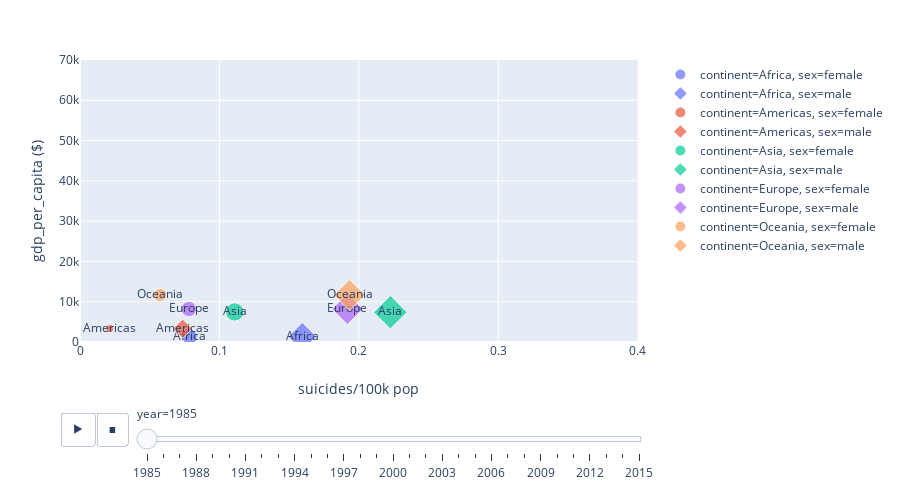

The code cell stored with this chart in its notebook:
### Markdown cell above
Usaremos 4 paramentros basicamente:
* animation_frame: especifica a dimensão da nossa animação
* animation_group: especifica os dados (a coluna) que serão animados
* range_x e range_y: range dos valores de x e y
* text: labels dos continentes para todos os pontos, para uma visualização melhor

### Code cell
fig = px.scatter(suicides_gby_Continent,x = 'suicides/100k pop', y = 'gdp_per_capita ($)', 
                 color='continent', width=900, height=500, size ='suicides/100k pop', 
                 symbol='sex', animation_frame='year', animation_group='continent', 
                 range_x=[0,0.4], range_y=[0,70000], text='continent')

fig.show()

### Figure 1 — Plotly figure (JSON) as saved in the notebook; plotly's stock layout.template omitted (floating-point values rounded to 4 significant figures)
{"data": [{"hoverlabel": {"namelength": 0}, "hovertemplate": "continent=%{text}<br>sex=female<br>year=1985<br>suicides/100k pop=%{marker.size}<br>gdp_per_capita ($)=%{y}", "ids": ["Africa"], "legendgroup": "continent=Africa, sex=female", "marker": {"color": "#636efa", "size": [0.07867], "sizemode": "area", "sizeref": 0.0006647, "symbol": "circle"}, "mode": "markers+text", "name": "continent=Africa, sex=female", "showlegend": true, "text": ["Africa"], "type": "scatter", "x": [0.07867], "xaxis": "x", "y": [1328.0], "yaxis": "y"}, {"hoverlabel": {"namelength": 0}, "hovertemplate": "continent=%{text}<br>sex=male<br>year=1985<br>suicides/100k pop=%{marker.size}<br>gdp_per_capita ($)=%{y}", "ids": ["Africa"], "legendgroup": "continent=Africa, sex=male", "marker": {"color": "#636efa", "size": [0.1594], "sizemode": "area", "sizeref": 0.0006647, "symbol": "diamond"}, "mode": "markers+text", "name": "continent=Africa, sex=male", "showlegend": true, "text": ["Africa"], "type": "scatter", "x": [0.1594], "xaxis": "x", "y": [1328.0], "yaxis": "y"}, {"hoverlabel": {"namelength": 0}, "hovertemplate": "continent=%{text}<br>sex=female<br>year=1985<br>suicides/100k pop=%{marker.size}<br>gdp_per_capita ($)=%{y}", "ids": ["Americas"], "legendgroup": "continent=Americas, sex=female", "marker": {"color": "#EF553B", "size": [0.02135], "sizemode": "area", "sizeref": 0.0006647, "symbol": "circle"}, "mode": "markers+text", "name": "continent=Americas, sex=female", "showlegend": true, "text": ["Americas"], "type": "scatter", "x": [0.02135], "xaxis": "x", "y": [3335.0], "yaxis": "y"}, {"hoverlabel": {"namelength": 0}, "hovertemplate": "continent=%{text}<br>sex=male<br>year=1985<br>suicides/100k pop=%{marker.size}<br>gdp_per_capita ($)=%{y}", "ids": ["Americas"], "legendgroup": "continent=Americas, sex=male", "marker": {"color": "#EF553B", "size": [0.07361], "sizemode": "area", "sizeref": 0.0006647, "symbol": "diamond"}, "mode": "markers+text", "name": "continent=Americas, sex=male", "showlegend": true, "text": ["Americas"], "type": "scatter", "x": [0.07361], "xaxis": "x", "y": [3312.0], "yaxis": "y"}, {"hoverlabel": {"namelength": 0}, "hovertemplate": "continent=%{text}<br>sex=female<br>year=1985<br>suicides/100k pop=%{marker.size}<br>gdp_per_capita ($)=%{y}", "ids": ["Asia"], "legendgroup": "continent=Asia, sex=female", "marker": {"color": "#00cc96", "size": [0.111], "sizemode": "area", "sizeref": 0.0006647, "symbol": "circle"}, "mode": "markers+text", "name": "continent=Asia, sex=female", "showlegend": true, "text": ["Asia"], "type": "scatter", "x": [0.111], "xaxis": "x", "y": [7467.0], "yaxis": "y"}, {"hoverlabel": {"namelength": 0}, "hovertemplate": "continent=%{text}<br>sex=male<br>year=1985<br>suicides/100k pop=%{marker.size}<br>gdp_per_capita ($)=%{y}", "ids": ["Asia"], "legendgroup": "continent=Asia, sex=male", "marker": {"color": "#00cc96", "size": [0.2226], "sizemode": "area", "sizeref": 0.0006647, "symbol": "diamond"}, "mode": "markers+text", "name": "continent=Asia, sex=male", "showlegend": true, "text": ["Asia"], "type": "scatter", "x": [0.2226], "xaxis": "x", "y": [7382.0], "yaxis": "y"}, {"hoverlabel": {"namelength": 0}, "hovertemplate": "continent=%{text}<br>sex=female<br>year=1985<br>suicides/100k pop=%{marker.size}<br>gdp_per_capita ($)=%{y}", "ids": ["Europe"], "legendgroup": "continent=Europe, sex=female", "marker": {"color": "#ab63fa", "size": [0.07813], "sizemode": "area", "sizeref": 0.0006647, "symbol": "circle"}, "mode": "markers+text", "name": "continent=Europe, sex=female", "showlegend": true, "text": ["Europe"], "type": "scatter", "x": [0.07813], "xaxis": "x", "y": [8199.0], "yaxis": "y"}, {"hoverlabel": {"namelength": 0}, "hovertemplate": "continent=%{text}<br>sex=male<br>year=1985<br>suicides/100k pop=%{marker.size}<br>gdp_per_capita ($)=%{y}", "ids": ["Europe"], "legendgroup": "continent=Europe, sex=male", "marker": {"color": "#ab63fa", "size": [0.1918], "sizemode": "area", "sizeref": 0.0006647, "symbol": "diamond"}, "mode": "markers+text", "name": "continent=Europe, sex=male", "showlegend": true, "text": ["Europe"], "type": "scatter", "x": [0.1918], "xaxis": "x", "y": [8187.0], "yaxis": "y"}, {"hoverlabel": {"namelength": 0}, "hovertemplate": "continent=%{text}<br>sex=female<br>year=1985<br>suicides/100k pop=%{marker.size}<br>gdp_per_capita ($)=%{y}", "ids": ["Oceania"], "legendgroup": "continent=Oceania, sex=female", "marker": {"color": "#FFA15A", "size": [0.05745], "sizemode": "area", "sizeref": 0.0006647, "symbol": "circle"}, "mode": "markers+text", "name": "continent=Oceania, sex=female", "showlegend": true, "text": ["Oceania"], "type": "scatter", "x": [0.05745], "xaxis": "x", "y": [11660.0], "yaxis": "y"}, {"hoverlabel": {"namelength": 0}, "hovertemplate": "continent=%{text}<br>sex=male<br>year=1985<br>suicides/100k pop=%{marker.size}<br>gdp_per_capita ($)=%{y}", "ids": ["Oceania"], "legendgroup": "continent=Oceania, sex=male", "marker": {"color": "#FFA15A", "size": [0.1933], "sizemode": "area", "sizeref": 0.0006647, "symbol": "diamond"}, "mode": "markers+text", "name": "continent=Oceania, sex=male", "showlegend": true, "text": ["Oceania"], "type": "scatter", "x": [0.1933], "xaxis": "x", "y": [11670.0], "yaxis": "y"}], "layout": {"height": 500, "legend": {"itemsizing": "constant", "tracegroupgap": 0}, "margin": {"t": 60}, "sliders": [{"active": 0, "currentvalue": {"prefix": "year="}, "len": 0.9, "pad": {"b": 10, "t": 60}, "steps": [{"args": [["1985"], {"frame": {"duration": 0, "redraw": false}, "fromcurrent": true, "mode": "immediate", "transition": {"duration": 0, "easing": "linear"}}], "label": "1985", "method": "animate"}, {"args": [["1986"], {"frame": {"duration": 0, "redraw": false}, "fromcurrent": true, "mode": "immediate", "transition": {"duration": 0, "easing": "linear"}}], "label": "1986", "method": "animate"}, {"args": [["1987"], {"frame": {"duration": 0, "redraw": false}, "fromcurrent": true, "mode": "immediate", "transition": {"duration": 0, "easing": "linear"}}], "label": "1987", "method": "animate"}, {"args": [["1988"], {"frame": {"duration": 0, "redraw": false}, "fromcurrent": true, "mode": "immediate", "transition": {"duration": 0, "easing": "linear"}}], "label": "1988", "method": "animate"}, {"args": [["1989"], {"frame": {"duration": 0, "redraw": false}, "fromcurrent": true, "mode": "immediate", "transition": {"duration": 0, "easing": "linear"}}], "label": "1989", "method": "animate"}, {"args": [["1990"], {"frame": {"duration": 0, "redraw": false}, "fromcurrent": true, "mode": "immediate", "transition": {"duration": 0, "easing": "linear"}}], "label": "1990", "method": "animate"}, {"args": [["1991"], {"frame": {"duration": 0, "redraw": false}, "fromcurrent": true, "mode": "immediate", "transition": {"duration": 0, "easing": "linear"}}], "label": "1991", "method": "animate"}, {"args": [["1992"], {"frame": {"duration": 0, "redraw": false}, "fromcurrent": true, "mode": "immediate", "transition": {"duration": 0, "easing": "linear"}}], "label": "1992", "method": "animate"}, {"args": [["1993"], {"frame": {"duration": 0, "redraw": false}, "fromcurrent": true, "mode": "immediate", "transition": {"duration": 0, "easing": "linear"}}], "label": "1993", "method": "animate"}, {"args": [["1994"], {"frame": {"duration": 0, "redraw": false}, "fromcurrent": true, "mode": "immediate", "transition": {"duration": 0, "easing": "linear"}}], "label": "1994", "method": "animate"}, {"args": [["1995"], {"frame": {"duration": 0, "redraw": false}, "fromcurrent": true, "mode": "immediate", "transition": {"duration": 0, "easing": "linear"}}], "label": "1995", "method": "animate"}, {"args": [["1996"], {"frame": {"duration": 0, "redraw": false}, "fromcurrent": true, "mode": "immediate", "transition": {"duration": 0, "easing": "linear"}}], "label": "1996", "method": "animate"}, {"args": [["1997"], {"frame": {"duration": 0, "redraw": false}, "fromcurrent": true, "mode": "immediate", "transition": {"duration": 0, "easing": "linear"}}], "label": "1997", "method": "animate"}, {"args": [["1998"], {"frame": {"duration": 0, "redraw": false}, "fromcurrent": true, "mode": "immediate", "transition": {"duration": 0, "easing": "linear"}}], "label": "1998", "method": "animate"}, {"args": [["1999"], {"frame": {"duration": 0, "redraw": false}, "fromcurrent": true, "mode": "immediate", "transition": {"duration": 0, "easing": "linear"}}], "label": "1999", "method": "animate"}, {"args": [["2000"], {"frame": {"duration": 0, "redraw": false}, "fromcurrent": true, "mode": "immediate", "transition": {"duration": 0, "easing": "linear"}}], "label": "2000", "method": "animate"}, {"args": [["2001"], {"frame": {"duration": 0, "redraw": false}, "fromcurrent": true, "mode": "immediate", "transition": {"duration": 0, "easing": "linear"}}], "label": "2001", "method": "animate"}, {"args": [["2002"], {"frame": {"duration": 0, "redraw": false}, "fromcurrent": true, "mode": "immediate", "transition": {"duration": 0, "easing": "linear"}}], "label": "2002", "method": "animate"}, {"args": [["2003"], {"frame": {"duration": 0, "redraw": false}, "fromcurrent": true, "mode": "immediate", "transition": {"duration": 0, "easing": "linear"}}], "label": "2003", "method": "animate"}, {"args": [["2004"], {"frame": {"duration": 0, "redraw": false}, "fromcurrent": true, "mode": "immediate", "transition": {"duration": 0, "easing": "linear"}}], "label": "2004", "method": "animate"}, {"args": [["2005"], {"frame": {"duration": 0, "redraw": false}, "fromcurrent": true, "mode": "immediate", "transition": {"duration": 0, "easing": "linear"}}], "label": "2005", "method": "animate"}, {"args": [["2006"], {"frame": {"duration": 0, "redraw": false}, "fromcurrent": true, "mode": "immediate", "transition": {"duration": 0, "easing": "linear"}}], "label": "2006", "method": "animate"}, {"args": [["2007"], {"frame": {"duration": 0, "redraw": false}, "fromcurrent": true, "mode": "immediate", "transition": {"duration": 0, "easing": "linear"}}], "label": "2007", "method": "animate"}, {"args": [["2008"], {"frame": {"duration": 0, "redraw": false}, "fromcurrent": true, "mode": "immediate", "transition": {"duration": 0, "easing": "linear"}}], "label": "2008", "method": "animate"}, {"args": [["2009"], {"frame": {"duration": 0, "redraw": false}, "fromcurrent": true, "mode": "immediate", "transition": {"duration": 0, "easing": "linear"}}], "label": "2009", "method": "animate"}, {"args": [["2010"], {"frame": {"duration": 0, "redraw": false}, "fromcurrent": true, "mode": "immediate", "transition": {"duration": 0, "easing": "linear"}}], "label": "2010", "method": "animate"}, {"args": [["2011"], {"frame": {"duration": 0, "redraw": false}, "fromcurrent": true, "mode": "immediate", "transition": {"duration": 0, "easing": "linear"}}], "label": "2011", "method": "animate"}, {"args": [["2012"], {"frame": {"duration": 0, "redraw": false}, "fromcurrent": true, "mode": "immediate", "transition": {"duration": 0, "easing": "linear"}}], "label": "2012", "method": "animate"}, {"args": [["2013"], {"frame": {"duration": 0, "redraw": false}, "fromcurrent": true, "mode": "immediate", "transition": {"duration": 0, "easing": "linear"}}], "label": "2013", "method": "animate"}, {"args": [["2014"], {"frame": {"duration": 0, "redraw": false}, "fromcurrent": true, "mode": "immediate", "transition": {"duration": 0, "easing": "linear"}}], "label": "2014", "method": "animate"}, {"args": [["2015"], {"frame": {"duration": 0, "redraw": false}, "fromcurrent": true, "mode": "immediate", "transition": {"duration": 0, "easing": "linear"}}], "label": "2015", "method": "animate"}], "x": 0.1, "xanchor": "left", "y": 0, "yanchor": "top"}], "updatemenus": [{"buttons": [{"args": [null, {"frame": {"duration": 500, "redraw": false}, "fromcurrent": true, "mode": "immediate", "transition": {"duration": 500, "easing": "linear"}}], "label": "&#9654;", "method": "animate"}, {"args": [[null], {"frame": {"duration": 0, "redraw": false}, "fromcurrent": true, "mode": "immediate", "transition": {"duration": 0, "easing": "linear"}}], "label": "&#9724;", "method": "animate"}], "direction": "left", "pad": {"r": 10, "t": 70}, "showactive": false, "type": "buttons", "x": 0.1, "xanchor": "right", "y": 0, "yanchor": "top"}], "width": 900, "xaxis": {"anchor": "y", "domain": [0, 0.98], "range": [0, 0.4], "title": {"text": "suicides/100k pop"}}, "yaxis": {"anchor": "x", "domain": [0, 1], "range": [0, 70000], "title": {"text": "gdp_per_capita ($)"}}}}
